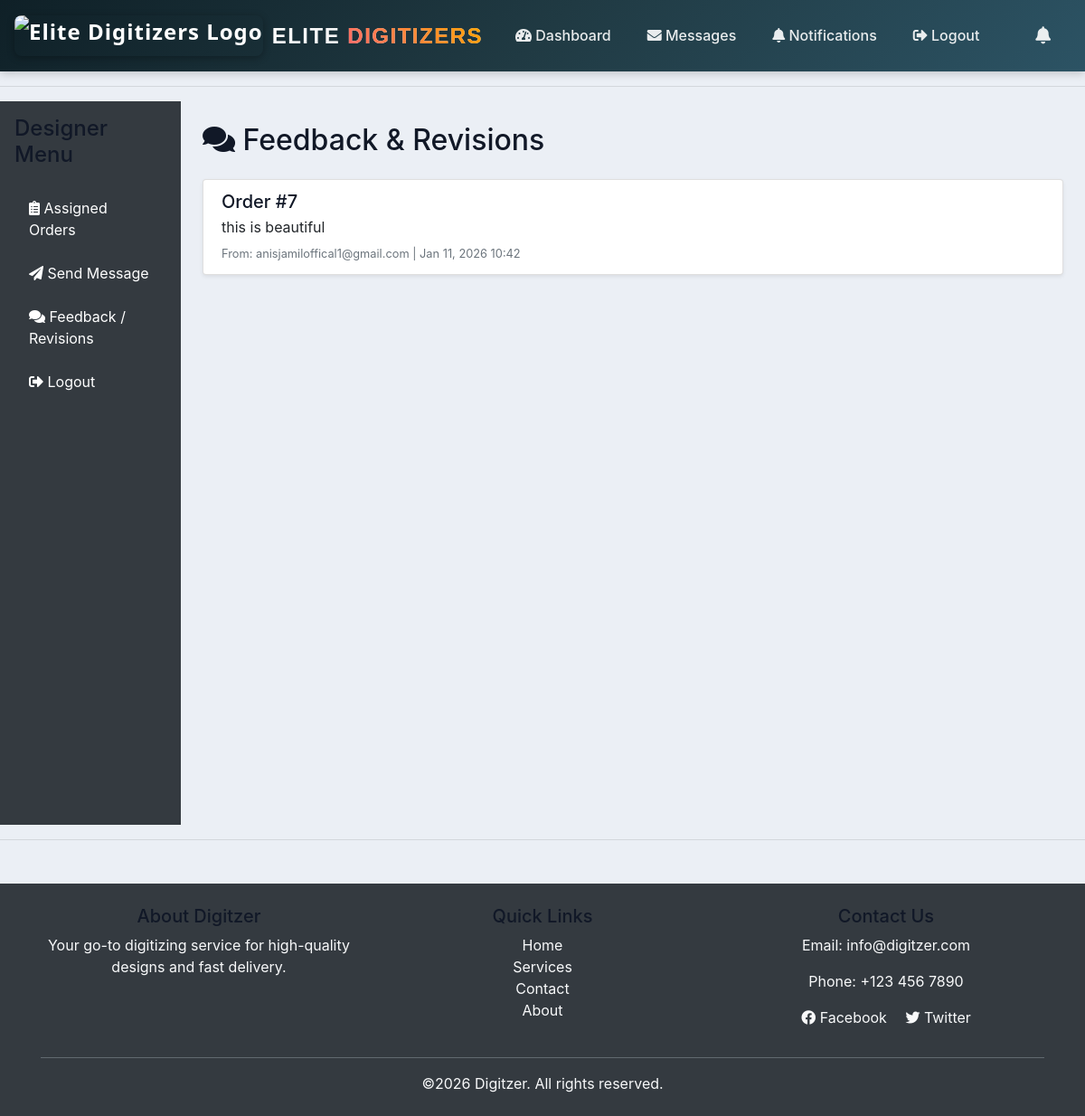
The app's page /designer/feedback/ (signed in) with its own data.
### accounts/models.py (models this page shows, shortened)
class Feedback(models.Model):
    order = models.ForeignKey(Order, on_delete=models.CASCADE, related_name="feedbacks")
    customer = models.ForeignKey(User, on_delete=models.CASCADE)
    message = models.TextField()
    created_at = models.DateTimeField(auto_now_add=True)

class Order(models.Model):
    def validate_2mb_file(value):
        max_size = 2 * 1024 * 1024  # 2 MB
        if value.size > max_size:
            raise ValidationError("File size must be less than or equal to 2 MB.")
    STATUS = (
        ('Pending', 'Pending'),
        ('Out for delivery', 'Out for delivery'),
        ('Delivered', 'Delivered'),
        ('Quote Requested', 'Quote Requested'),
        ('Active', 'Active'),
        ('Completed', 'Completed'),
        ('Released', 'Released'),
    )
    ORDER_TYPE = (
        ('Digitizing', 'Digitizing'),
        ('Vector', 'Vector'),
        ('Patch', 'Patch'),
        ('Quote', 'Quote'),
    )
    PAYMENT_STATUS = (
        ('Pending', 'Pending'),
        ('Paid', 'Paid'),
        ('Refunded', 'Refunded'),
    )
    REVIEW_STATUS = (
    ('Pending', 'Pending'),
    ('Approved', 'Approved'),
    ('Rejected', 'Rejected'),
    )
    PLACEMENT_CHOICES = [
        ('Apron', 'Apron'),
        ('Bags', 'Bags'),
        ('Cap', 'Cap'),
        ('Cap Side', 'Cap Side'),
        ('Cap Back', 'Cap Back'),
        ('Chest', 'Chest'),
        ('Gloves', 'Gloves'),
        ('Jacket Back', 'Jacket Back'),
        ('Patches', 'Patches'),
        ('Sleeve', 'Sleeve'),
        ('Towel', 'Towel'),
        ('Visor', 'Visor'),
        ('Other', 'Other'),
    ]
    FABRIC_CHOICES = [
        ('Blanket', 'Blanket'),
        ('Canvas', 'Canvas'),
        ('Canis', 'Canis'),
        ('Cotton Woven', 'Cotton Woven'),
        ('Denim', 'Denim'),
        ('Felt', 'Felt'),
        ('Flannel', 'Flannel'),
        ('Fleece', 'Fleece'),
        ('Leather', 'Leather'),
        ('Nylon', 'Nylon'),
        ('Pique', 'Pique'),
        ('Polyester', 'Polyester'),
        ('Silk', 'Silk'),
        ('Single Jersey', 'Single Jersey'),
        ('Towel', 'Towel'),
        ('Twill', 'Twill'),
        ('Other', 'Other'),
    ]
    FORMAT_CHOICES = [
        ('100', '100'),
        ('cdr', 'cdr'),
        ('cdn', 'cdn'),
        ('dsb', 'dsb'),
        ('dst', 'dst'),
        ('dsz', 'dsz'),
        ('emb', 'emb'),
        ('exp', 'exp'),
        ('jef', 'jef'),
        ('ksm', 'ksm'),
        ('ofm', 'ofm'),
        ('pes', 'pes'),
        ('pxf', 'pxf'),
        ('pof', 'pof'),
        ('tap', 'tap'),
        ('xxx', 'xxx'),
        ('other', 'Other'),
    ]
    customer = models.ForeignKey(Customer, on_delete=models.CASCADE)
    order_type = models.ForeignKey(Product, null=True, on_delete=models.SET_NULL)
    Order_name_PO = models.CharField(max_length=50,  null=True, blank=True)# change this to Order_name/PO for patch name patch type
    date_created = models.DateTimeField(auto_now_add=True, null=True)
    status = models.CharField(max_length=200, null=True, choices=STATUS)
    Additional_information = models.TextField(blank=True, null=True)
    design_file = models.FileField(upload_to='designs/', null=True, blank=True)
    invoice_file = models.FileField(upload_to='invoices/', null=True, blank=True)
    quantity = models.PositiveIntegerField(default=1)
    fabric_material = models.CharField(max_length=100, blank=True, null=True, choices=FABRIC_CHOICES)
    Required_Format = models.CharField(max_length=100, blank=True, null=True, default='DST', choices=FORMAT_CHOICES)
    urgent = models.BooleanField(default=False)
    price = models.DecimalField(max_digits=10, decimal_places=2, blank=True, null=True, default=0.00)
    Height = models.CharField(max_length=100, blank=True, null=True, default='standard')
    Width = models.CharField(max_length=100, blank=True, null=True, default='standard')
    total_colors = models.PositiveIntegerField(null=True ,blank=True)
    turnaround_time = models.CharField(max_length=100, blank=True, null=True)
    placement = models.CharField(max_length=100, blank=True, null=True, choices=PLACEMENT_CHOICES)
    released = models.BooleanField(default=False)  # For release_projects
    payment_status = models.CharField(max_length=20, choices=PAYMENT_STATUS, default='Pending')  # For follow-up payments
    date_completed = models.DateTimeField(null=True, blank=True)  # Optional: track completion time
    review_status = models.CharField(max_length=20, choices=REVIEW_STATUS, default='Pending')
    review_comment = models.TextField(blank=True, null=True)
    design_file = models.FileField(upload_to='designs/', blank=True, null=True, validators=[validate_2mb_file])# limated size 2MB
    assigned_sale_reps = models.ForeignKey(
        SalesRepresentative,
        on_delete=models.SET_NULL,
        null=True,
        blank=True,
        related_name='sales_rep_orders'
    )
    assigned_designer = models.ForeignKey(
        User,
        on_delete=models.SET_NULL,
        null=True,
        blank=True,
        related_name='designer_orders'
    )

### accounts/views.py (the view)
# urls.py: path("designer/feedback/", views.designer_feedback, name="designer_feedback"),
@login_required
def designer_feedback(request):
    feedbacks = Feedback.objects.filter(order__assigned_designer=request.user).order_by('-created_at')
    return render(request, "accounts/designer_feedback.html", {"feedbacks": feedbacks})

### templates/accounts/designer_feedback.html
{% extends "accounts/main.html" %}
{% block content %}
<div class="container-fluid">
    <div class="row">
        <div class="col-md-3 col-lg-2 bg-dark text-white vh-100 p-3">
            <h4 class="mb-4">Designer Menu</h4>
            <ul class="nav flex-column">
                <li class="nav-item mb-2">
                    <a href="{% url 'designer-dashboard' %}" class="nav-link text-white">
                        <i class="fas fa-clipboard-list"></i> Assigned Orders
                    </a>
                </li>
                <li class="nav-item mb-2">
                    <a href="{% url 'communicate_with_sales_admin' %}" class="nav-link text-white">
                        <i class="fas fa-paper-plane"></i> Send Message
                    </a>
                </li>
                <li class="nav-item mb-2">
                    <a href="{% url 'designer_feedback' %}" class="nav-link text-white active">
                        <i class="fas fa-comments"></i> Feedback / Revisions
                    </a>
                </li>
                <li class="nav-item mt-auto">
                    <a class="nav-link text-white" href="{% url 'logout' %}">
                        <i class="fas fa-sign-out-alt"></i> Logout
                    </a>
                </li>
            </ul>
        </div>
        <div class="col-md-9 col-lg-10 p-4">
            <h2 class="mb-4">
                <i class="fas fa-comments"></i> Feedback & Revisions
            </h2>
            {% if feedbacks %}
                <div class="list-group">
                    {% for feedback in feedbacks %}
                        <div class="list-group-item mb-3 shadow-sm rounded">
                            <h5 class="mb-1">Order #{{ feedback.order.id }}</h5>
                            <p class="mb-1">{{ feedback.message }}</p>
                            <small class="text-muted">
                                From: {{ feedback.customer.username }} |
                                {{ feedback.created_at|date:"M d, Y H:i" }}
                            </small>
                        </div>
                    {% endfor %}
                </div>
            {% else %}
                <div class="alert alert-info">
                    <i class="fas fa-info-circle"></i>
                    No feedback or revision requests yet.
                </div>
            {% endif %}
        </div>
    </div>
</div>
{% endblock %}

### static/css/main.css (style rules this page uses)
body { background-color: #ebeff5; }
h5, h4, h2 { color: #111827; }

### records on screen
Feedback: order.id "7", message "this is beautiful", customer.username "anisjamiloffical1@gmail.com", created_at "Jan 11, 2026 10:42"
